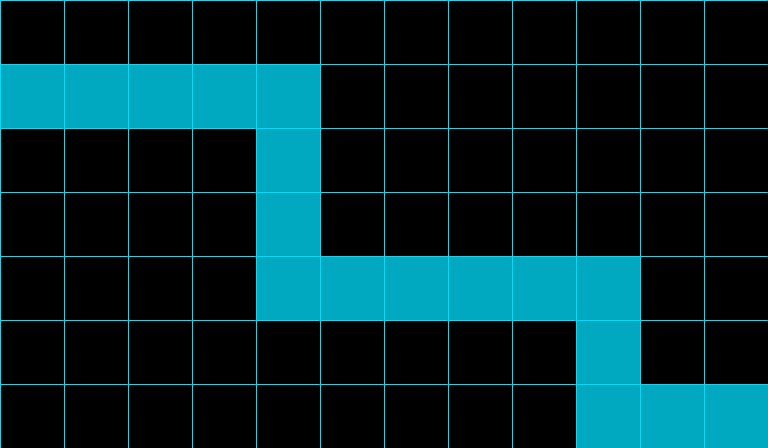

Below is a game level as drawn by its tile map, then a one-line description and the .tmx file that defines it, in full:
An orthogonal 12x7 tile map with 64x64 px tiles, 1 tile layer (Calque 2).

<map version="1.0" orientation="orthogonal" width="12" height="7" tilewidth="64" tileheight="64">
 <tileset firstgid="1" name="tron" tilewidth="64" tileheight="64">
  <image source="tronts.png" width="512" height="512" />
 </tileset>
 <layer name="Calque 2" width="12" height="7">
  <data>
   <tile gid="1" />
   <tile gid="1" />
   <tile gid="1" />
   <tile gid="1" />
   <tile gid="1" />
   <tile gid="1" />
   <tile gid="1" />
   <tile gid="1" />
   <tile gid="1" />
   <tile gid="1" />
   <tile gid="1" />
   <tile gid="1" />
   <tile gid="10" />
   <tile gid="10" />
   <tile gid="10" />
   <tile gid="10" />
   <tile gid="10" />
   <tile gid="1" />
   <tile gid="1" />
   <tile gid="1" />
   <tile gid="1" />
   <tile gid="1" />
   <tile gid="1" />
   <tile gid="1" />
   <tile gid="1" />
   <tile gid="1" />
   <tile gid="1" />
   <tile gid="1" />
   <tile gid="10" />
   <tile gid="1" />
   <tile gid="1" />
   <tile gid="1" />
   <tile gid="1" />
   <tile gid="1" />
   <tile gid="1" />
   <tile gid="1" />
   <tile gid="1" />
   <tile gid="1" />
   <tile gid="1" />
   <tile gid="1" />
   <tile gid="10" />
   <tile gid="1" />
   <tile gid="1" />
   <tile gid="1" />
   <tile gid="1" />
   <tile gid="1" />
   <tile gid="1" />
   <tile gid="1" />
   <tile gid="1" />
   <tile gid="1" />
   <tile gid="1" />
   <tile gid="1" />
   <tile gid="10" />
   <tile gid="10" />
   <tile gid="10" />
   <tile gid="10" />
   <tile gid="10" />
   <tile gid="10" />
   <tile gid="1" />
   <tile gid="1" />
   <tile gid="1" />
   <tile gid="1" />
   <tile gid="1" />
   <tile gid="1" />
   <tile gid="1" />
   <tile gid="1" />
   <tile gid="1" />
   <tile gid="1" />
   <tile gid="1" />
   <tile gid="10" />
   <tile gid="1" />
   <tile gid="1" />
   <tile gid="1" />
   <tile gid="1" />
   <tile gid="1" />
   <tile gid="1" />
   <tile gid="1" />
   <tile gid="1" />
   <tile gid="1" />
   <tile gid="1" />
   <tile gid="1" />
   <tile gid="10" />
   <tile gid="10" />
   <tile gid="10" />
  </data>
 </layer>
</map>